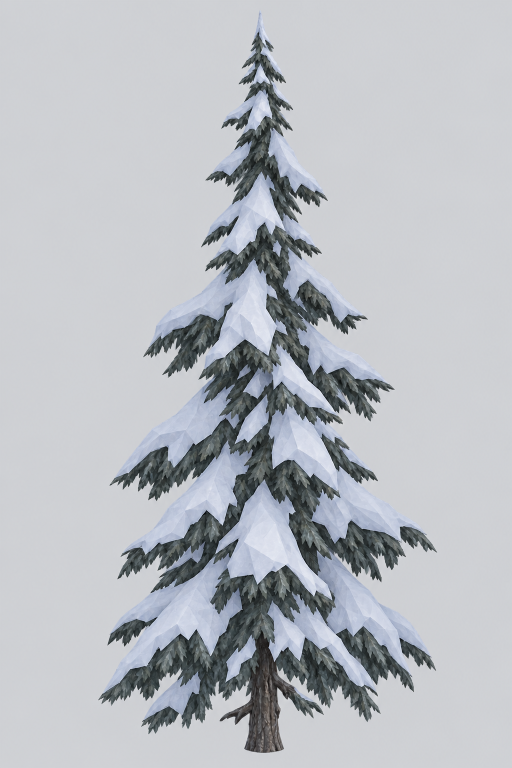
#> input picture tools/scenery/pine/reference/side.png, 1024 x 1536 px, found by its file name (shown at 1/2 size)
$ python compare.py reference/side.png reference/top.png
#> lines starting #> are read from the running program, lines starting #| are printed output that depends on the picture; after the words box and inside, x2 and y2 are one past the last pixel; in counts of white or black regions, pixels touching at a corner belong together
"""Score the pine's review renders against the owner's tree sheets, check them and tile them.

Usage: python3 tools/scenery/pine/compare.py REFERENCE_DIR BUILD_DIR

Each version, near and far, is scored the same way. Side: silhouette IoU of each of
four azimuths against side.png at the same framing (the sheet's tree is 6.5 m from
its trunk foot to its tip), the better of each view and its mirror image, and crown
width errors by height band. Top: the sheet's scale and the tree's rotation are
unknown, so the best IoU over scale, rotation and mirror is reported. Snow: the share
of the silhouette that is snow, beside the sheets' share. The far version's outline
is also scored against the near tree's.
Writes BUILD_DIR/review/sheet.png (reference | near | overlay | far | overlay; red is
reference only, blue is render only, grey is shared) and BUILD_DIR/review/scores.json,
whose `checks` hold budget.py's verdicts. Exits 1 if any check fails.
"""
import json
import sys
from pathlib import Path

import numpy as np
from PIL import Image, ImageFilter

sys.path.insert(0, str(Path(__file__).resolve().parent))
import budget  # noqa: E402

reference, build_dir = Path(sys.argv[1]), Path(sys.argv[2])
build = build_dir / 'review'
PX_PER_M, BASE_ROW = 228.3, 1505
SIDE_BG = np.array([207, 209, 213])
AZIMUTHS = (0, 90, 180, 270)
VERSIONS = {'near': '', 'far': 'far-'}  # version -> review file prefix


def rgb(path):
    return np.asarray(Image.open(path).convert('RGB')).astype(int)


def alpha(path):
    return np.asarray(Image.open(path).convert('RGBA'))[..., 3] > 128


def iou(a, b):
    return float((a & b).sum() / max(1, (a | b).sum()))


# [19 lines left out: functions on, overlay, close, not called in this run]


def hex_of(pixels):
    return '#' + ''.join(f'{int(c):02X}' for c in np.median(pixels, axis=0))


# Top: search scale, rotation and mirror on 256 px masks centred on their centroids.
N = 256


def turned(mask, angle=0.0, mirror=False):
    """A mask moved to its centroid, mirrored, turned and shrunk to N px."""
    image = Image.fromarray((mask * 255).astype(np.uint8))
    ys, xs = np.nonzero(mask)
    cx, cy = xs.mean(), ys.mean()
    size = mask.shape[0]
    image = image.transform(image.size, Image.AFFINE, (1, 0, cx - size / 2, 0, 1, cy - size / 2))
    if mirror:
        image = image.transpose(Image.FLIP_LEFT_RIGHT)
    image = image.rotate(angle, Image.BILINEAR)
    return image.resize((N, N), Image.BILINEAR)


def scaled(image, scale=1.0):
    if scale != 1.0:
        smaller = image.resize((round(N * scale), round(N * scale)), Image.BILINEAR)
        image = Image.new('L', (N, N))
        image.paste(smaller, ((N - smaller.width) // 2, (N - smaller.height) // 2))
    return np.asarray(image) > 128


def centred(mask, scale=1.0, angle=0.0, mirror=False):
    return scaled(turned(mask, angle, mirror), scale)


side_ref_rgb = rgb(reference / 'side.png')
side_ref = np.abs(side_ref_rgb - SIDE_BG).sum(axis=2) > 30
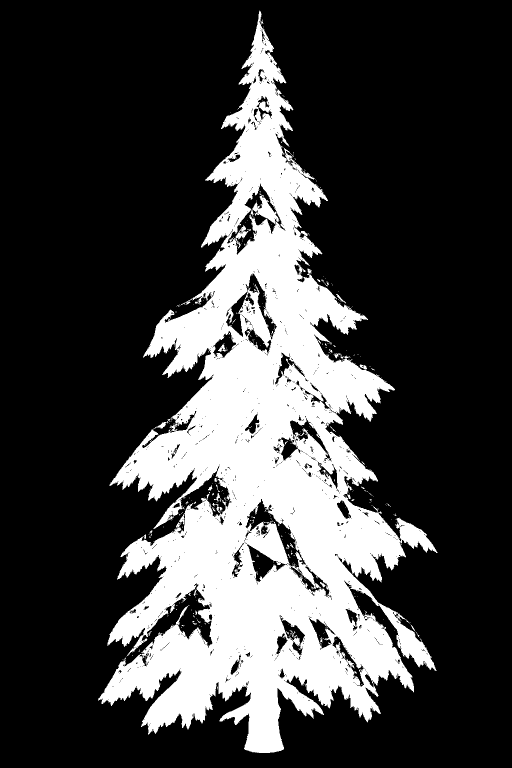
#> side_ref: shape (1536, 1024) bool (shown at 1/2 size); 25% white; 437 white regions (406 under 20 px), largest, box (x1, y1, x2, y2) and area: (196, 21, 875, 1506) 390495, (471, 450, 502, 497) 365, (436, 688, 455, 704) 114
ref_snow = (side_ref_rgb.mean(axis=2) > 150) & side_ref
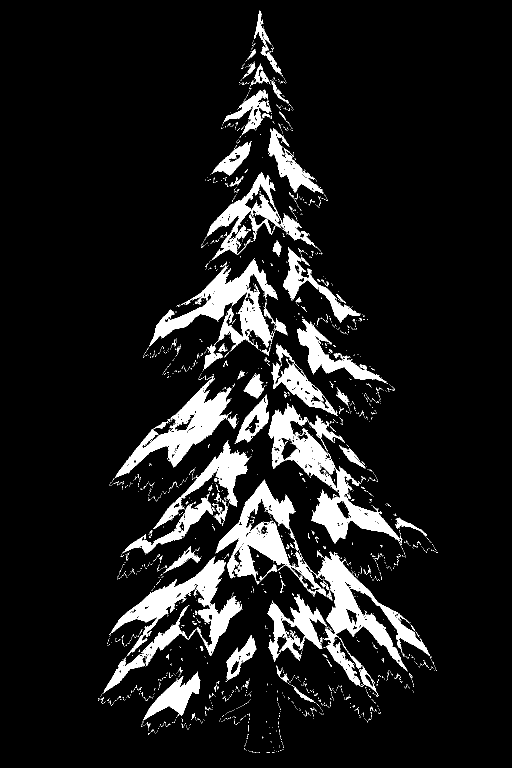
#> ref_snow: shape (1536, 1024) bool (shown at 1/2 size); 10.2% white; 2253 white regions (2138 under 20 px), largest, box (x1, y1, x2, y2) and area: (431, 961, 861, 1372) 27966, (537, 806, 805, 1087) 16713, (299, 516, 556, 699) 14196
ref_dark = side_ref & ~ref_snow & (side_ref_rgb.mean(axis=2) > 40)
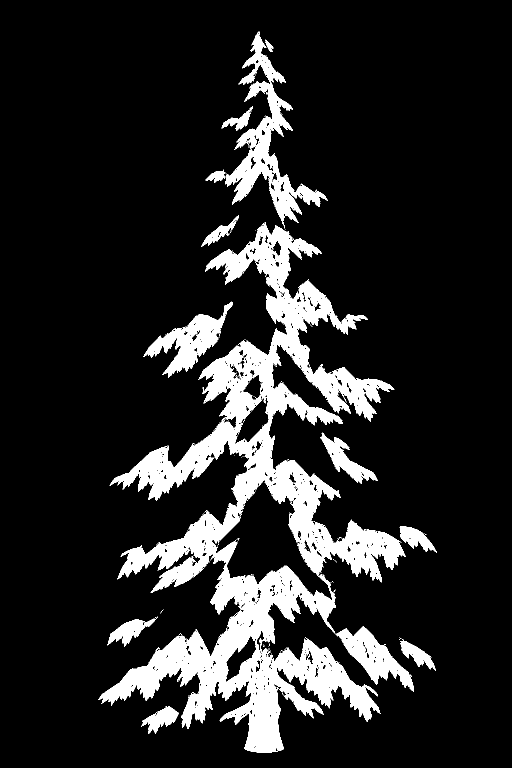
#> ref_dark: shape (1536, 1024) bool (shown at 1/2 size); 13.9% white; 164 white regions (151 under 20 px), largest, box (x1, y1, x2, y2) and area: (197, 444, 812, 1506) 170954, (411, 63, 655, 457) 18142, (287, 603, 466, 755) 8352
top_ref_rgb = rgb(reference / 'top.png')
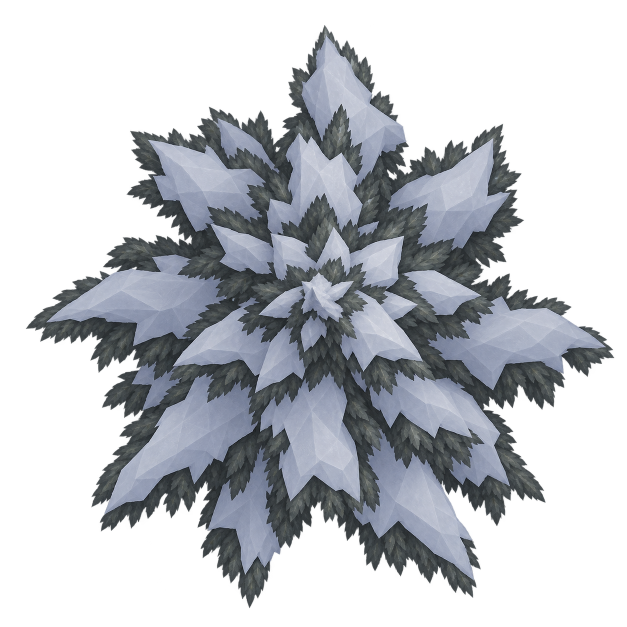
#> input picture tools/scenery/pine/reference/top.png, 1254 x 1254 px, found by its file name (shown at 1/2 size)
#> in rgb (call 2), `return np.asarray(Image.open(path).convert('RGB')).astype(int)`:
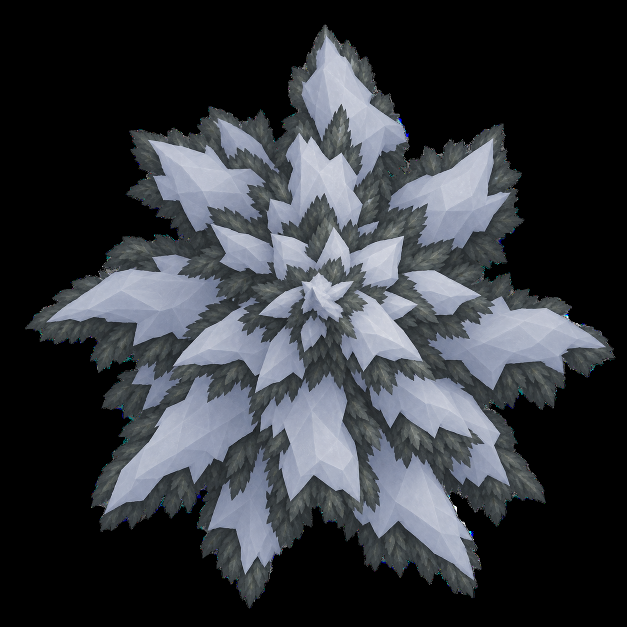
#> returned value: shape (1254, 1254, 3) int64 (shown at 1/2 size); mean of channels 0, 1, 2 52.4, 55.6, 60.8; drawn as R, G, B
top_ref_full = top_ref_rgb.sum(axis=2) > 60
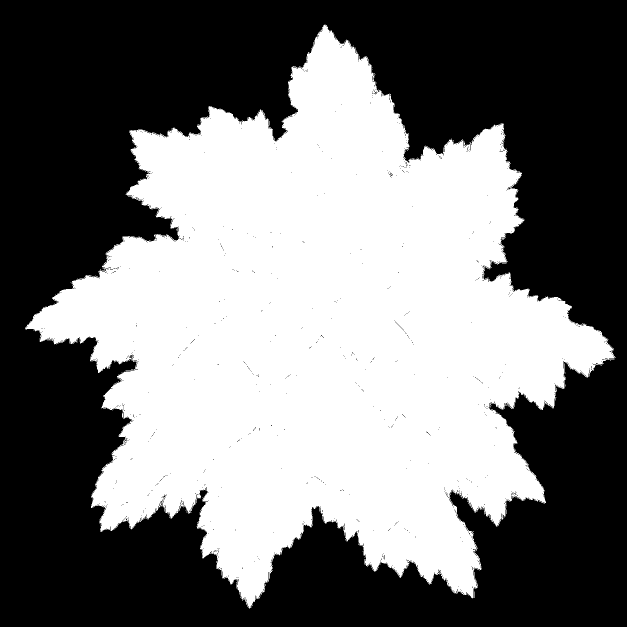
#> top_ref_full: shape (1254, 1254) bool (shown at 1/2 size); 46.4% white; 113 white regions (112 under 20 px), largest, box (x1, y1, x2, y2) and area: (50, 48, 1231, 1217) 729316
top_ref = centred(top_ref_full)
#> in turned, `cx, cy = xs.mean(), ys.mean()`: cx = 642.2; cy = 666.6
#> in turned, `image = image.transform(image.size, Image.AFFINE, (1, 0, cx - size / 2..`: image: PIL image 1254x1254 L; 46.4% white; 113 white regions (112 under 20 px), largest, box (x1, y1, x2, y2) and area: (35, 8, 1216, 1177) 729316
#> in scaled, `return np.asarray(image) > 128`:
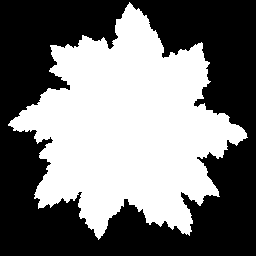
#> returned value: shape (256, 256) bool; 46.5% white; 1 white region, box (x1, y1, x2, y2) and area: (8, 2, 248, 240) 30470


# [48 lines left out: function score, not called in this run]


scores = {
    'side_reference_snow_share': round(float(ref_snow.sum() / side_ref.sum()), 3),
    'top_reference_snow_share': round(float(((top_ref_rgb.mean(axis=2) > 150) & top_ref_full).sum() / top_ref_full.sum()), 3),
    'reference_colour': {'snow': hex_of(side_ref_rgb[ref_snow]), 'needles': hex_of(side_ref_rgb[ref_dark])},
}
masks = {}
for version, prefix in VERSIONS.items():
    if (build / f'{prefix}side-0.png').exists():
        scores[version], masks[version] = score(prefix)
if 'far' in scores:
    scores['far_against_near'] = {'side_mean_envelope_iou': round(float(np.mean(
        [iou(close(masks['near']['side'][a]), close(masks['far']['side'][a])) for a in AZIMUTHS])), 4)}

#> (the run stopped early here; a loop or call above may not have finished)
